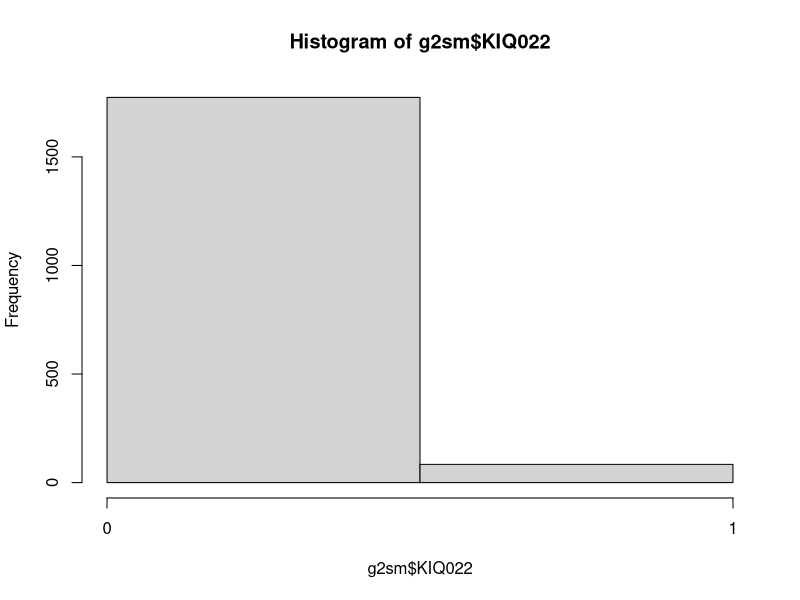
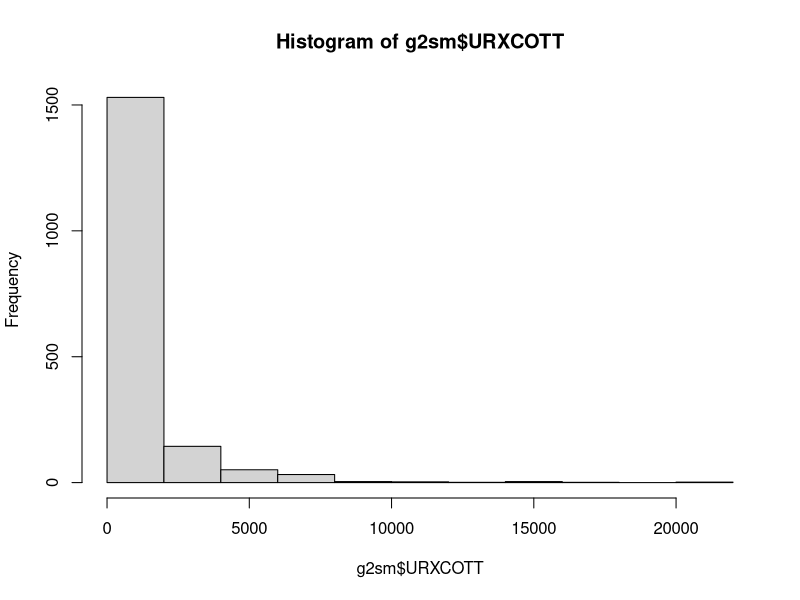
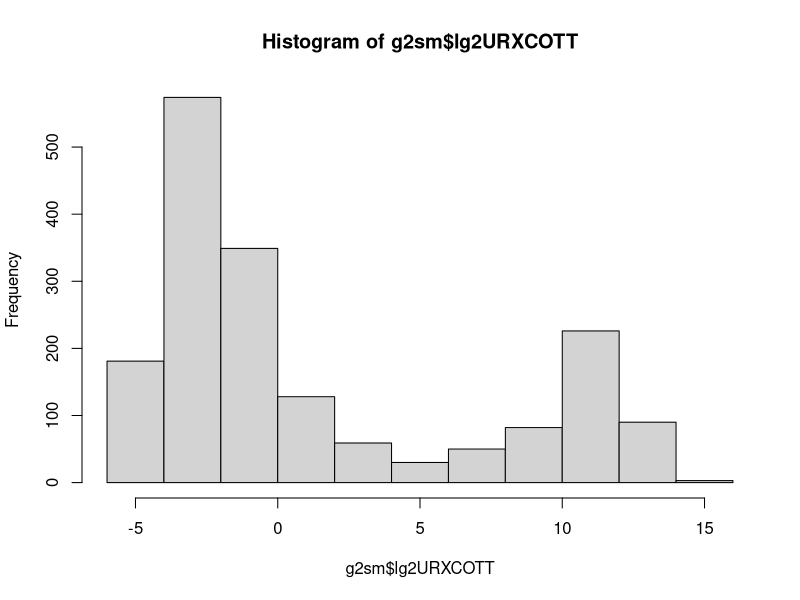
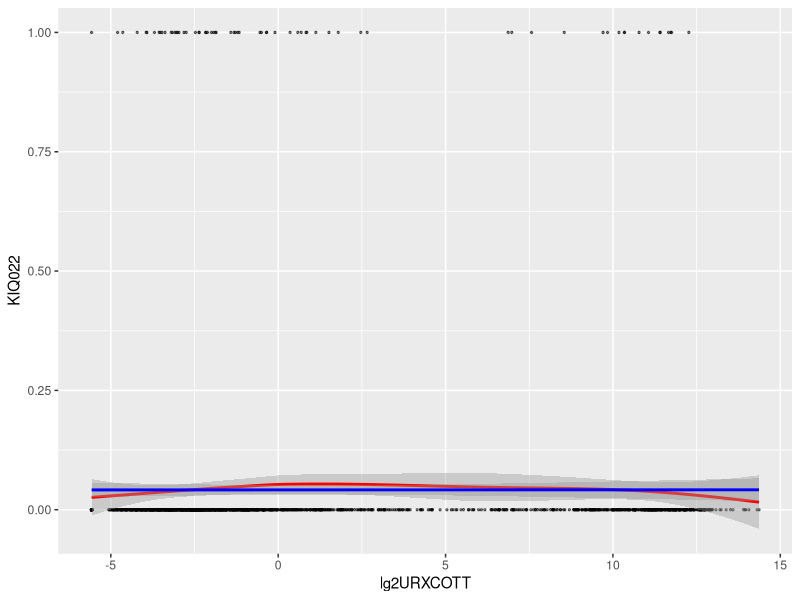

Reproduce these figures in R, in order.
library(tidyverse) # If you haven't installed previously, first use: install.packages("tidyverse")

conf2015 = read.csv("confounders2015.csv") # Create object for confounders
group2 = read.csv("group2.csv") # Create object for group 2 variables

names(group2) # Check variable names

# Create a new object that only has the variables of interest (confounders haven't been added yet)
g2sm = dplyr::select(group2,"SEQN", "URXCOTT", "KIQ022") # Limit variables to exposure & outcome

# Looking more closely at your data
summary(g2sm) # Look at summary statistics - problems with outcome and exposure
# Outcome - should be binary with only 2 values
# Exposure - distribution is skewed due to outliers (compare median, mean, quartiles)

# Outcome: in the codebook, we see that for KIQ022, 7 means refused and 9 means don't know
g2sm <- dplyr::filter(g2sm, g2sm$KIQ022 < 3) # Remove values greater than 2
summary(g2sm$KIQ022) # Check that all values are between 1 and 2
head(g2sm$KIQ022, n = 15) # Look at first 10 values
# In our data no = 2, but for binary outcome it is typical to have no = 0
g2sm <- g2sm %>% mutate(KIQ022 = replace(KIQ022, KIQ022 == 2, 0)) # Change no to 0
head(g2sm$KIQ022, n = 15) # Now all values for KIQ022 are 0 or 1, and match prior results
hist(g2sm$KIQ022, breaks = 3, xaxp=c(0,1,1))

# Exposure: distribution is skewed
hist(g2sm$URXCOTT) # Notice that URXCOTT has extreme outliers
quantile(g2sm$URXCOTT, probs = seq(0, 1, 0.1), na.rm = TRUE) # Carefully look at distribution
g2sm$lg2URXCOTT <- log2(g2sm$URXCOTT) # As in class, let's log2 transform exposure
hist(g2sm$lg2URXCOTT) # Now we have a bimodal distribution - we'll ignore that for this exercise

g2sm = na.omit(g2sm) # Eliminate observations that have NA values
head(g2sm, n = 15) # Let's take a final look at our dataset

# Merge variables with confounders
g2all = merge(g2sm, conf2015, by="SEQN") # Merge observations that have matching SEQN
head(g2all, n = 15) # Note that some of the confounders have NA, but we won't worry about that
write_csv(g2all, "g2all.csv") # Write a csv file that has all your variables and confounders

# Fit a logistic model to the data without confounders and look at results
glm.g2all = glm(KIQ022 ~ lg2URXCOTT, family = binomial(link = "logit"), data = g2all)
summary(glm.g2all)
exp(cbind(OR = coef(glm.g2all), confint(glm.g2all)))

# Fit data with confounders and see how data changes
glm.g2allconf = glm(KIQ022 ~ lg2URXCOTT + RIDAGEYR + factor(RIAGENDR) + factor(RIDRETH3) +
                      INDHHIN2 + INDFMPIR, family = binomial(link = "logit"), data = g2all)
summary(glm.g2allconf)
exp(cbind(OR = coef(glm.g2allconf), confint(glm.g2allconf)))

# Look at a plot of fitted model (even though it's not very informative.)
ggplot(data = glm.g2allconf, mapping = aes(x = lg2URXCOTT, y = KIQ022)) +
  geom_point(size = 0.5, alpha = 0.5) +
  geom_smooth(method = "loess", color = "red") +
  geom_smooth(method = "lm", color = "blue")

